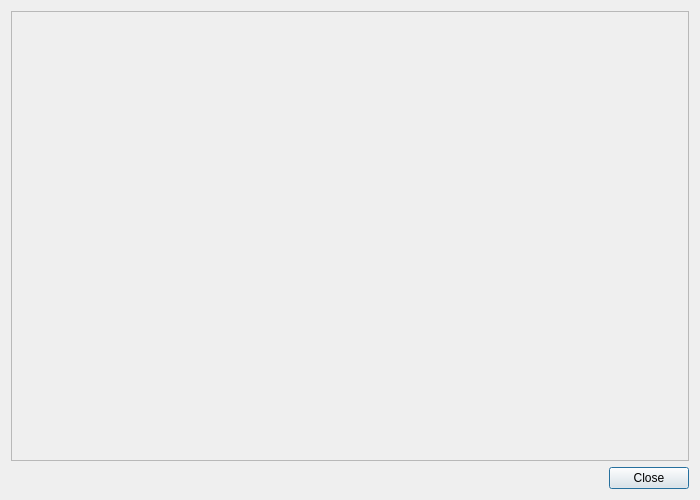
<?xml version="1.0" encoding="UTF-8"?>
<ui version="4.0">
 <class>CInterpolationLogDisplayDialog</class>
 <widget class="QDialog" name="CInterpolationLogDisplayDialog">
  <property name="geometry">
   <rect>
    <x>0</x>
    <y>0</y>
    <width>700</width>
    <height>500</height>
   </rect>
  </property>
  <property name="minimumSize">
   <size>
    <width>700</width>
    <height>500</height>
   </size>
  </property>
  <property name="windowTitle">
   <string>Interpolation log. display</string>
  </property>
  <layout class="QVBoxLayout" name="vl_InterpolationLogDisplay">
   <item>
    <widget class="BlackGui::Components::CInterpolationLogDisplay" name="comp_InterpolationLogDisplay">
     <property name="frameShape">
      <enum>QFrame::StyledPanel</enum>
     </property>
     <property name="frameShadow">
      <enum>QFrame::Raised</enum>
     </property>
    </widget>
   </item>
   <item>
    <widget class="QDialogButtonBox" name="bb_InterpolationLogDisplay">
     <property name="orientation">
      <enum>Qt::Horizontal</enum>
     </property>
     <property name="standardButtons">
      <set>QDialogButtonBox::Close</set>
     </property>
    </widget>
   </item>
  </layout>
 </widget>
 <customwidgets>
  <customwidget>
   <class>BlackGui::Components::CInterpolationLogDisplay</class>
   <extends>QFrame</extends>
   <header>blackgui/components/interpolationlogdisplay.h</header>
   <container>1</container>
  </customwidget>
 </customwidgets>
 <resources/>
 <connections>
  <connection>
   <sender>bb_InterpolationLogDisplay</sender>
   <signal>accepted()</signal>
   <receiver>CInterpolationLogDisplayDialog</receiver>
   <slot>accept()</slot>
   <hints>
    <hint type="sourcelabel">
     <x>248</x>
     <y>254</y>
    </hint>
    <hint type="destinationlabel">
     <x>157</x>
     <y>274</y>
    </hint>
   </hints>
  </connection>
  <connection>
   <sender>bb_InterpolationLogDisplay</sender>
   <signal>rejected()</signal>
   <receiver>CInterpolationLogDisplayDialog</receiver>
   <slot>reject()</slot>
   <hints>
    <hint type="sourcelabel">
     <x>316</x>
     <y>260</y>
    </hint>
    <hint type="destinationlabel">
     <x>286</x>
     <y>274</y>
    </hint>
   </hints>
  </connection>
 </connections>
</ui>
